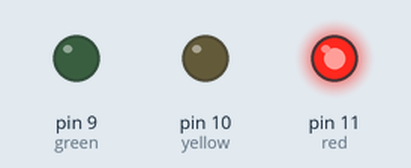
Simulated run of this sketch. Board: Arduino Uno, built with avr-gcc and run on an emulated ATmega328P. On the bench: output pins drawn as LEDs (lit = HIGH).

Above: at 1.0 s.
At 5.0 s:
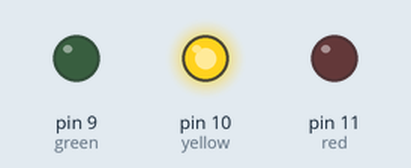
At 9.0 s:
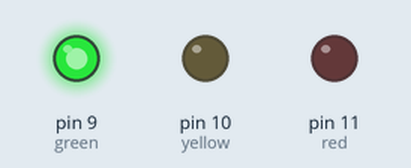
At 11.0 s:
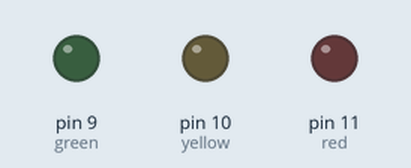
Timing chart, 0 to 15.6 s (numbered marks = the images above):
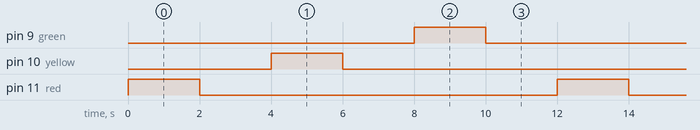

Measured:
- by itself, pin 9 (green), pin 10 (yellow), pin 11 (red): alternates HIGH for 2.0 s and LOW for 10.0 s
- by itself, everything shown: repeats every 12.0 s, in 6 steps

The sketch:

ejercicio1.ino
```cpp
#define red 11
#define yellow 10
#define green 9

void setup()
{
  pinMode(red, OUTPUT);
  pinMode(green, OUTPUT);
  pinMode(yellow, OUTPUT);
}

void loop()
{
  digitalWrite(red, HIGH);
  delay(2000);
  digitalWrite(red, LOW);
  delay(2000);
  digitalWrite(yellow, HIGH);
  delay(2000);
  digitalWrite(yellow, LOW);
  delay(2000);
  digitalWrite(green, HIGH);
  delay(2000);
  digitalWrite(green, LOW);
  delay(2000);
}
```
